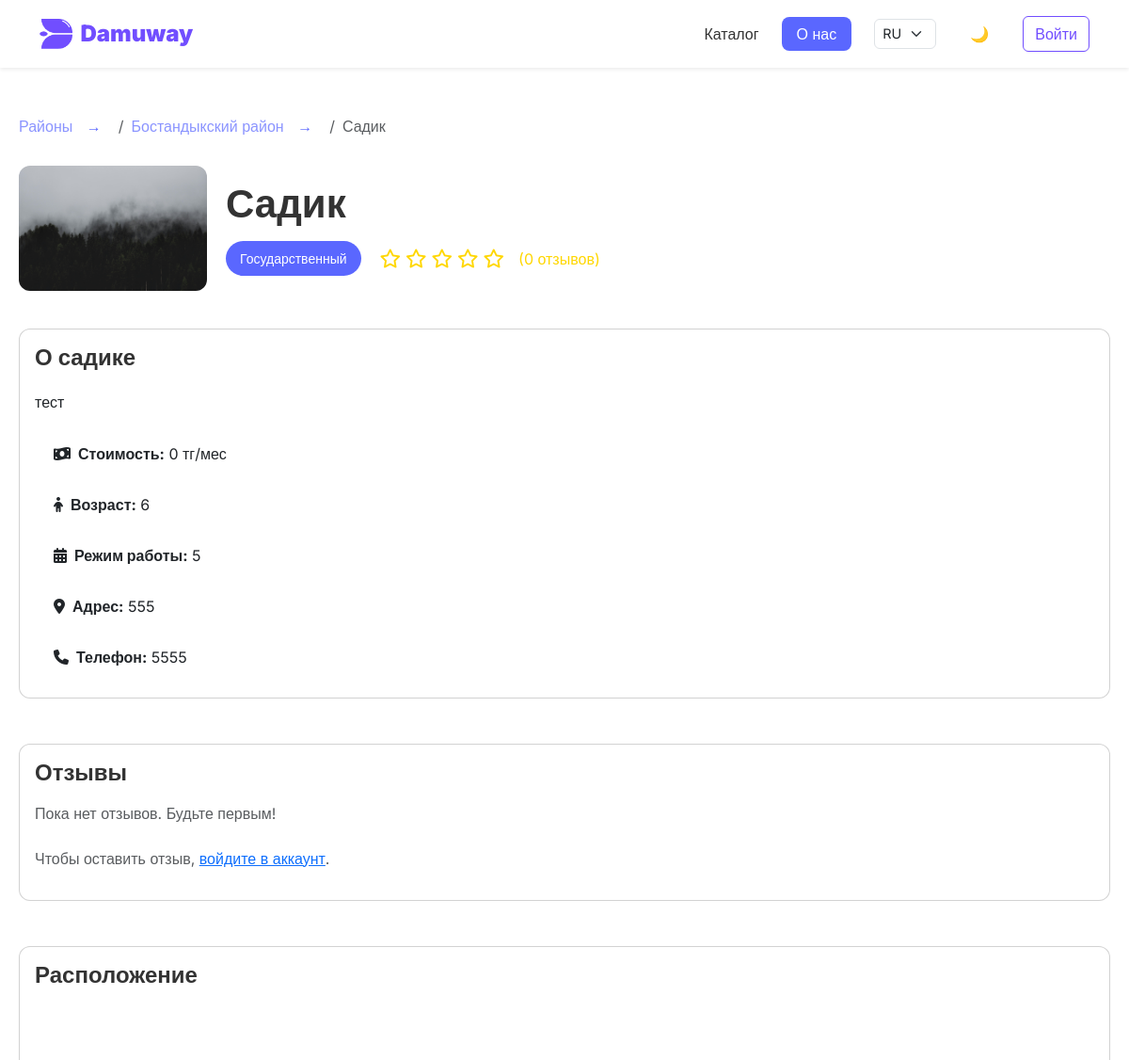
Before: /ru/kindergarten/kindergarten/1/ (upper part) with the older database file.
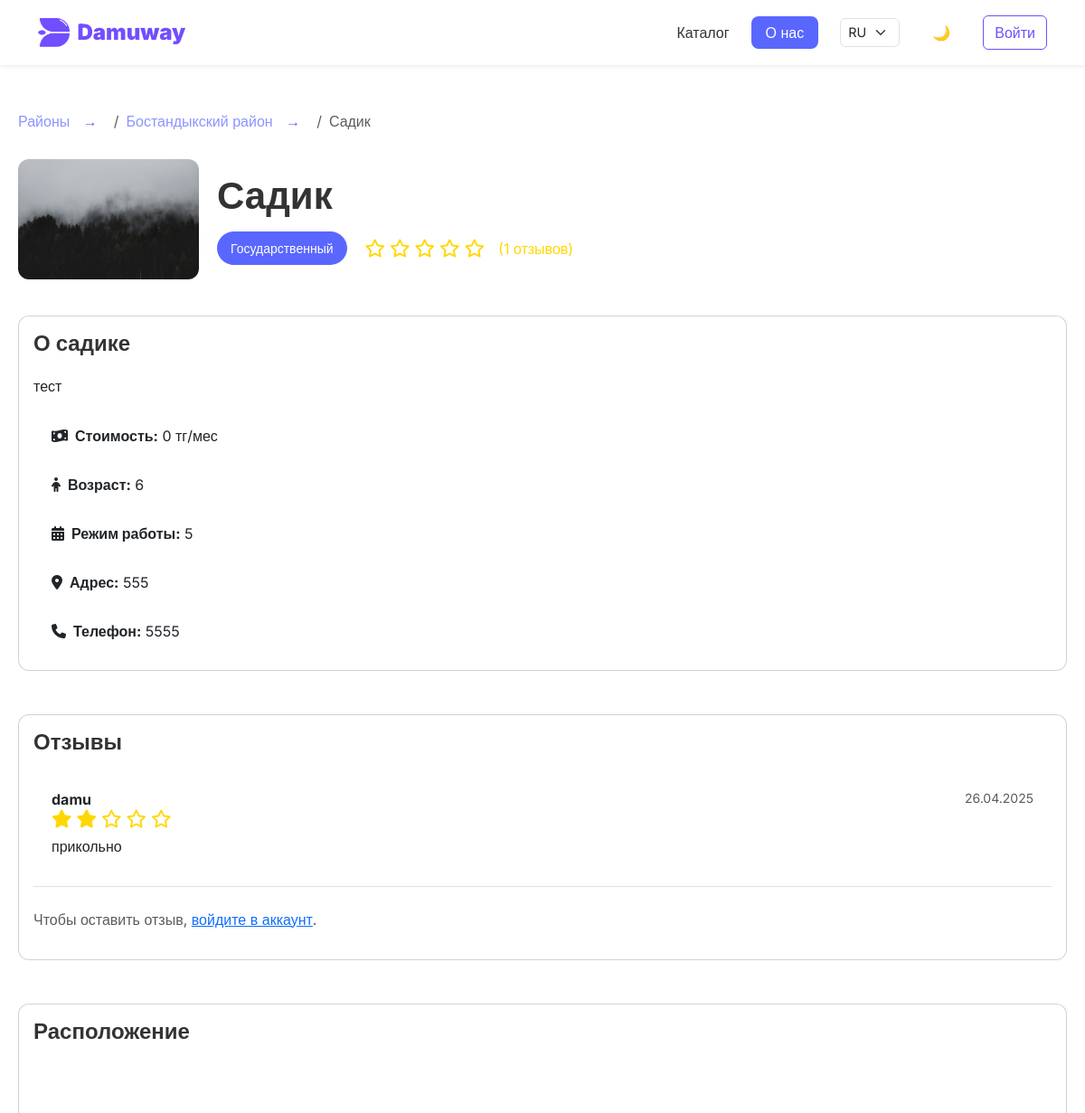
After: the same page with the newer database file.
### apps/kindergarten/models.py (models this page shows, shortened)
class Kindergarten(models.Model):
    KINDERGARTEN_TYPES = (
        ('state', 'Государственный'),
        ('private', 'Частный'),
    )
    district = models.ForeignKey(District, on_delete=models.CASCADE)
    name = models.CharField(max_length=200)
    description = models.TextField()
    kindergarten_type = models.CharField(max_length=20, choices=KINDERGARTEN_TYPES)
    price = models.DecimalField(max_digits=10, decimal_places=2)
    age_range = models.CharField(max_length=100)
    activities = models.TextField(blank=True)
    working_hours = models.CharField(max_length=100)
    phone = models.CharField(max_length=20)
    instagram = models.URLField(blank=True)
    facebook = models.URLField(blank=True)
    address = models.TextField()
    latitude = models.FloatField(blank=True, null=True)
    longitude = models.FloatField(blank=True, null=True)
    rating = models.FloatField(default=0)
    main_image = models.ImageField(upload_to='kindergartens/')

class KindergartenReview(models.Model):
    user = models.ForeignKey(get_user_model(), on_delete=models.CASCADE, related_name='kindergarten_reviews')
    kindergarten = models.ForeignKey(Kindergarten, related_name='reviews', on_delete=models.CASCADE)
    text = models.TextField()
    rating = models.IntegerField(choices=[(i, i) for i in range(1, 6)])
    created_at = models.DateTimeField(auto_now_add=True)

### apps/school/models.py (models this page shows, shortened)
class District(models.Model):
    name = models.CharField(max_length=100)

### user/models.py (models this page shows)
class CustomUser(AbstractUser):
    email = models.EmailField(unique=True)
    pass

### apps/kindergarten/views.py (the view, shortened to what this page needs)
# urls.py: path('kindergarten/<int:kindergarten_id>/', views.kindergarten_detail, name='kindergarten_detail'),
def kindergarten_detail(request, kindergarten_id):
    kindergarten = get_object_or_404(Kindergarten, id=kindergarten_id)
    reviews = kindergarten.reviews.all().order_by('-created_at')
    review_paginator = Paginator(reviews, 5)
    review_page = request.GET.get('review_page')
    review_page_obj = review_paginator.get_page(review_page)
    form = None
    context = {
        'kindergarten': kindergarten,
        'review_page_obj': review_page_obj,
        'form': form,
    }
    return render(request, 'kindergarten/kindergarten_detail.html', context)

### templates/kindergarten/kindergarten_detail.html (shortened to what the changed rows need)
{% extends 'base.html' %}
{% load static %}
{% block extra_css %}
<link rel="stylesheet" href="{% static 'css/school/school_detail.css' %}">
{% endblock %}
{% block content %}
<div class="school-detail-container">
    <div class="breadcrumb-nav">
        <nav aria-label="breadcrumb">
            <ol class="breadcrumb">
                <li class="breadcrumb-item">
                    <a href="{% url 'kindergarten_district_list' %}" class="breadcrumb-link">Районы</a>
                    <span class="arrow">→</span>
                </li>
                <li class="breadcrumb-item">
                    <a href="{% url 'kindergarten_list' kindergarten.district.id %}" class="breadcrumb-link">
                        {{ kindergarten.district.name }} район
                    </a>
                    <span class="arrow">→</span>
                </li>
                <li class="breadcrumb-item active" aria-current="page">
                    {{ kindergarten.name }}
                </li>
            </ol>
        </nav>
    </div>
    <div class="school-header">
        <div class="school-image">
            {% if kindergarten.main_image %}
                <img src="{{ kindergarten.main_image.url }}" alt="{{ kindergarten.name }}">
            {% else %}
                <img src="{% static 'images/default-kindergarten.jpg' %}" alt="Нет изображения">
            {% endif %}
        </div>
        <div class="school-info">
            <h1 class="school-name">{{ kindergarten.name }}</h1>
            <div class="school-meta">
                <span class="school-type {{ kindergarten.kindergarten_type }}">
                    {{ kindergarten.get_kindergarten_type_display }}
                </span>
                <div class="rating-stars">
                    {% for i in "12345" %}
                        {% if forloop.counter <= kindergarten.rating|floatformat:0 %}
                            <i class="fas fa-star"></i>
                        {% else %}
                            <i class="far fa-star"></i>
                        {% endif %}
                    {% endfor %}
                    <span class="review-count">({{ kindergarten.reviews.count }} отзывов)</span>
                </div>
            </div>
        </div>
    </div>
    <div class="school-info-section">
        <div class="card">
            <div class="card-body">
                <h5 class="card-title">О садике</h5>
                <p class="card-text">{{ kindergarten.description }}</p>
                <ul class="list-group list-group-flush">
                    <li class="list-group-item"><i class="fas fa-money-bill-wave me-2"></i><strong>Стоимость:</strong> {{ kindergarten.price|floatformat:"0" }} тг/мес</li>
                    <li class="list-group-item"><i class="fas fa-child me-2"></i><strong>Возраст:</strong> {{ kindergarten.age_range }}</li>
                    <li class="list-group-item"><i class="fas fa-calendar-alt me-2"></i><strong>Режим работы:</strong> {{ kindergarten.working_hours }}</li>
                    <li class="list-group-item"><i class="fas fa-map-marker-alt me-2"></i><strong>Адрес:</strong> {{ kindergarten.address }}</li>
                    <li class="list-group-item"><i class="fas fa-phone me-2"></i><strong>Телефон:</strong> {{ kindergarten.phone }}</li>
                </ul>
            </div>
        </div>
    </div>
    <div class="reviews-section mt-5">
        <div class="card">
            <div class="card-body">
                <h5 class="card-title mb-3">Отзывы</h5>
                {% for review in review_page_obj %}
                <div class="review-item mb-3 pb-3 border-bottom">
                    <div class="d-flex justify-content-between">
                        <div>
                            <strong>{{ review.user.username }}</strong>
                            <div class="rating-stars">
                                {% for i in "12345" %}
                                    {% if forloop.counter <= review.rating %}
                                        <i class="fas fa-star"></i>
                                    {% else %}
                                        <i class="far fa-star"></i>
                                    {% endif %}
                                {% endfor %}
                            </div>
                        </div>
                        <small class="text-muted">{{ review.created_at|date:"d.m.Y" }}</small>
                    </div>
                    <p class="mt-2">{{ review.text }}</p>
                </div>
                {% empty %}
                    <p class="text-muted">Пока нет отзывов. Будьте первым!</p>
                {% endfor %}
                {% if user.is_authenticated %}
                <div class="add-review-form mt-5">
                    <h6 class="mb-3">Оставить отзыв</h6>
                    <form method="post">
                        {% csrf_token %}
                        <div class="mb-3">
                            <label for="id_rating" class="form-label">Оценка</label>
                            {{ form.rating }}
                            {% if form.rating.errors %}
                                <div class="text-danger small">{{ form.rating.errors }}</div>
                            {% endif %}
                        </div>
                        <div class="mb-3">
                            <label for="id_text" class="form-label">Отзыв</label>
                            {{ form.text }}
                            {% if form.text.errors %}
                                <div class="text-danger small">{{ form.text.errors }}</div>
                            {% endif %}
                        </div>
                        <button type="submit" class="btn btn-primary">
                            <i class="fas fa-paper-plane"></i> Отправить
                        </button>
                    </form>
                </div>
                {% else %}
                <p class="text-muted mt-4">Чтобы оставить отзыв, <a href="{% url 'login' %}?next={{ request.path }}">войдите в аккаунт</a>.</p>
                {% endif %}
            </div>
        </div>
    </div>
</div>
{% endblock %}

Changed rows visible on the page:
changed Kindergarten "Садик": reviews.count "0" → "1"
added KindergartenReview: user.username "damu", rating 2 (drawn), created_at "26.04.2025", text "прикольно"
Other visible differences:
text no longer shown: "Пока нет отзывов. Будьте первым!"
